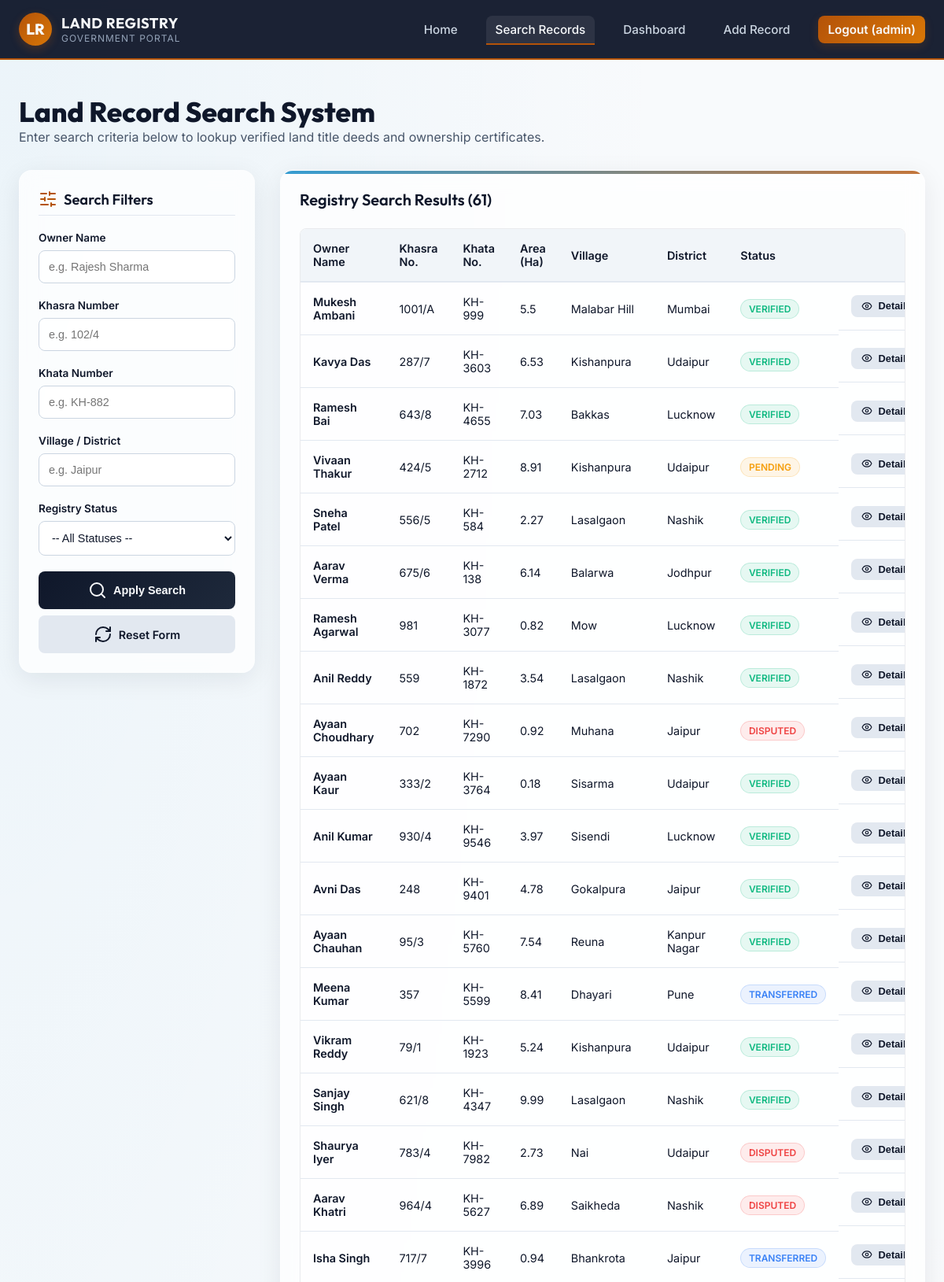
The page /search (signed in, upper part) on the database its author committed.
### tables this page shows
CREATE TABLE land_records (
        id INTEGER PRIMARY KEY AUTOINCREMENT,
        owner_name TEXT NOT NULL,
        father_husband_name TEXT NOT NULL,
        aadhaar_id TEXT NOT NULL,
        mobile_number TEXT NOT NULL,
        khasra_number TEXT NOT NULL,
        khata_number TEXT NOT NULL,
        survey_number TEXT NOT NULL,
        area REAL NOT NULL,
        market_value REAL NOT NULL,
        village TEXT NOT NULL,
        tehsil TEXT NOT NULL,
        district TEXT NOT NULL,
        state TEXT NOT NULL,
        pin_code TEXT NOT NULL,
        land_type TEXT NOT NULL,
        registry_status TEXT NOT NULL,
        registration_date TEXT NOT NULL,
        remarks TEXT
    );

### app.py (the view)
@app.route('/search', methods=['GET'])
def search():
    owner = request.args.get('owner', '').strip()
    khasra = request.args.get('khasra', '').strip()
    khata = request.args.get('khata', '').strip()
    location = request.args.get('location', '').strip()
    status = request.args.get('status', '').strip()
    query = 'SELECT * FROM land_records WHERE 1=1'
    params = []
    if owner:
        query += ' AND owner_name LIKE ?'
        params.append(f'%{owner}%')
    if khasra:
        query += ' AND khasra_number LIKE ?'
        params.append(f'%{khasra}%')
    if khata:
        query += ' AND khata_number LIKE ?'
        params.append(f'%{khata}%')
    if location:
        query += ' AND (village LIKE ? OR district LIKE ?)'
        params.append(f'%{location}%')
        params.append(f'%{location}%')
    if status:
        query += ' AND registry_status = ?'
        params.append(status)
    conn = get_db_connection()
    records = []
    try:
        records = conn.execute(query, params).fetchall()
        print(f"Search Query: {query} | Params: {params} | Found {len(records)} records")
    except sqlite3.Error as e:
        print(f"Search Error: {e}")
        flash(f"Database error during search: {e}", "danger")
    districts = []
    try:
        districts = [row[0] for row in conn.execute('SELECT DISTINCT district FROM land_records').fetchall()]
    except sqlite3.Error:
        pass
    conn.close()
    return render_template('search.html',
                           records=records,
                           districts=districts,
                           filters={
                               'owner': owner,
                               'khasra': khasra,
                               'khata': khata,
                               'location': location,
                               'status': status
                           })

### app.py (called while the page is built)
def get_db_connection():
    print(f"Connecting to database at: {DB_PATH}")
    conn = sqlite3.connect(DB_PATH)
    conn.row_factory = sqlite3.Row
    return conn

def is_logged_in():
    return 'user_id' in session

@app.context_processor
def inject_user():
    return dict(
        logged_in=is_logged_in(),
        username=session.get('username'),
        role=session.get('role'),
        full_name=session.get('full_name')
    )

### templates/search.html (shortened to what this page needs)
{% extends 'base.html' %}
{% block content %}
<div style="margin-bottom: 2rem;">
    <h1 style="font-size: 2.2rem; font-weight: 800; color: var(--primary);">Land Record Search System</h1>
    <p style="color: var(--text-muted);">Enter search criteria below to lookup verified land title deeds and ownership certificates.</p>
</div>
<div class="search-container">
    <div class="filter-panel">
        <h3 style="margin-bottom: 1.25rem; font-size: 1.15rem; display: flex; align-items: center; gap: 0.5rem; border-bottom: 1px solid #e2e8f0; padding-bottom: 0.5rem;">
            <i data-lucide="sliders-horizontal" style="color: var(--accent);"></i> Search Filters
        </h3>
        <form action="{{ url_for('search') }}" method="GET">
            <div class="filter-group">
                <label for="owner">Owner Name</label>
                <input type="text" id="owner" name="owner" value="{{ filters.owner }}" placeholder="e.g. Rajesh Sharma">
            </div>
            <div class="filter-group">
                <label for="khasra">Khasra Number</label>
                <input type="text" id="khasra" name="khasra" value="{{ filters.khasra }}" placeholder="e.g. 102/4">
            </div>
            <div class="filter-group">
                <label for="khata">Khata Number</label>
                <input type="text" id="khata" name="khata" value="{{ filters.khata }}" placeholder="e.g. KH-882">
            </div>
            <div class="filter-group">
                <label for="location">Village / District</label>
                <input type="text" id="location" name="location" value="{{ filters.location }}" placeholder="e.g. Jaipur">
            </div>
            <div class="filter-group">
                <label for="status">Registry Status</label>
                <select id="status" name="status">
                    <option value="">-- All Statuses --</option>
                </select>
            </div>
            <button type="submit" class="btn btn-primary" style="width: 100%; margin-bottom: 0.5rem;">
                <i data-lucide="search"></i> Apply Search
            </button>
            <a href="{{ url_for('search') }}" class="btn btn-secondary" style="width: 100%; text-decoration: none;">
                <i data-lucide="refresh-cw"></i> Reset Form
            </a>
        </form>
    </div>
    <div class="glass-card" style="padding: 1.5rem;">
        <div style="display: flex; justify-content: space-between; align-items: center; margin-bottom: 1.5rem; flex-wrap: wrap; gap: 1rem;">
            <h3 style="font-size: 1.25rem;">Registry Search Results ({{ records|length }})</h3>
        </div>
        <div class="table-responsive">
            <table class="custom-table">
                <thead>
                    <tr>
                        <th>Owner Name</th>
                        <th>Khasra No.</th>
                        <th>Khata No.</th>
                        <th>Area (Ha)</th>
                        <th>Village</th>
                        <th>District</th>
                        <th>Status</th>
                        <th style="text-align: right;">Action</th>
                    </tr>
                </thead>
                <tbody>
                    {% if records %}
                        {% for row in records %}
                            <tr>
                                <td style="font-weight: 600; color: var(--primary);">{{ row.owner_name }}</td>
                                <td>{{ row.khasra_number }}</td>
                                <td>{{ row.khata_number }}</td>
                                <td>{{ row.area }}</td>
                                <td>{{ row.village }}</td>
                                <td>{{ row.district }}</td>
                                <td>
                                    <span class="badge {% if row.registry_status == 'Verified' %}verified{% elif row.registry_status == 'Pending' %}pending{% elif row.registry_status == 'Disputed' %}disputed{% else %}transferred{% endif %}">
                                        {{ row.registry_status }}
                                    </span>
                                </td>
                                <td style="text-align: right; display: flex; justify-content: flex-end; gap: 0.5rem;">
                                    <button class="btn btn-secondary btn-sm" onclick="showRecordDetails({{ row.id }})">
                                        <i data-lucide="eye" style="width: 14px; height: 14px;"></i> Details
                                    </button>
                                </td>
                            </tr>
                        {% endfor %}
                    {% endif %}
                </tbody>
            </table>
        </div>
    </div>
</div>
{% endblock %}

### static/css/style.css (style rules this page uses)
:root { --primary: #0f172a; --primary-light: #1e293b; --accent: #b45309; --accent-hover: #d97706; --secondary: #0284c7; --bg-light: #f8fafc; --card-bg-light: rgba(255, 255, 255, 0.75); --text-main: #0f172a; --text-muted: #475569; --text-light: #f8fafc; --status-verified: #10b981; --status-pending: #f59e0b; --status-disputed: #ef4444; --status-transferred: #3b82f6; --glass-bg: rgba(255, 255, 255, 0.45); --glass-border: rgba(255, 255, 255, 0.25); --glass-shadow: 0 8px 32px 0 rgba(15, 23, 42, 0.08); --glass-blur: 12px; --radius-sm: 8px; --radius-md: 16px; --radius-lg: 24px; --transition: all 0.3s cubic-bezier(0.4, 0, 0.2, 1); }
* { margin: 0; padding: 0; box-sizing: border-box; }
body { font-family: 'Inter', sans-serif; background-color: var(--bg-light); color: var(--text-main); min-height: 100vh; display: flex; flex-direction: column; overflow-x: hidden; background-image: radial-gradient(at 0% 0%, rgba(2, 132, 199, 0.05) 0px, transparent 50%), radial-gradient(at 100% 100%, rgba(180, 83, 9, 0.05) 0px, transparent 50%); }
h1, h2, h3, h4, h5, h6 { font-family: 'Outfit', sans-serif; font-weight: 600; color: var(--primary); }
.glass-card { background: var(--card-bg-light); backdrop-filter: blur(var(--glass-blur)); border: 1px solid var(--glass-border); box-shadow: var(--glass-shadow); border-radius: var(--radius-md); padding: 2rem; transition: var(--transition); position: relative; overflow: hidden; }
.glass-card::before { content: ''; position: absolute; top: 0; left: 0; width: 100%; height: 4px; background: linear-gradient(90deg, var(--secondary), var(--accent)); opacity: 0.8; }
.search-container { display: grid; grid-template-columns: 300px 1fr; gap: 2rem; align-items: start; }
.filter-panel { background: var(--card-bg-light); border: 1px solid var(--glass-border); border-radius: var(--radius-md); padding: 1.5rem; box-shadow: var(--glass-shadow); backdrop-filter: blur(var(--glass-blur)); }
.filter-group { margin-bottom: 1.25rem; }
.filter-group label { display: block; font-size: 0.85rem; font-weight: 600; color: var(--primary); margin-bottom: 0.5rem; }
.filter-group input, .filter-group select, .form-input { width: 100%; padding: 0.75rem; border-radius: var(--radius-sm); border: 1px solid #cbd5e1; background: rgba(255, 255, 255, 0.8); color: var(--text-main); font-size: 0.9rem; outline: none; transition: var(--transition); }
.table-responsive { overflow-x: auto; border-radius: var(--radius-sm); border: 1px solid rgba(15, 23, 42, 0.08); }
.custom-table { width: 100%; border-collapse: collapse; text-align: left; font-size: 0.9rem; background: rgba(255, 255, 255, 0.5); }
.custom-table th { background: #f1f5f9; padding: 1rem; font-weight: 600; color: var(--primary); border-bottom: 2px solid #e2e8f0; }
.custom-table td { padding: 1rem; border-bottom: 1px solid #e2e8f0; color: var(--text-main); }
.badge { display: inline-block; padding: 0.25rem 0.6rem; border-radius: 50px; font-size: 0.75rem; font-weight: 600; text-transform: uppercase; }
.badge.verified { background: rgba(16, 185, 129, 0.1); color: var(--status-verified); border: 1px solid rgba(16, 185, 129, 0.2); }
.badge.pending { background: rgba(245, 158, 11, 0.1); color: var(--status-pending); border: 1px solid rgba(245, 158, 11, 0.2); }
.badge.disputed { background: rgba(239, 68, 68, 0.1); color: var(--status-disputed); border: 1px solid rgba(239, 68, 68, 0.2); }
.badge.transferred { background: rgba(59, 130, 246, 0.1); color: var(--status-transferred); border: 1px solid rgba(59, 130, 246, 0.2); }
.btn { display: inline-flex; align-items: center; justify-content: center; gap: 0.5rem; padding: 0.75rem 1.5rem; border-radius: var(--radius-sm); font-size: 0.9rem; font-weight: 600; cursor: pointer; transition: var(--transition); border: none; text-decoration: none; }
.btn-primary { background: linear-gradient(135deg, var(--primary), var(--primary-light)); color: var(--text-light); }
.btn-secondary { background: #e2e8f0; color: var(--text-main); }
.btn-sm { padding: 0.4rem 0.8rem; font-size: 0.8rem; }

### rows shown on the page
land_records: owner_name "Mukesh Ambani", khasra_number "1001/A", khata_number "KH-999", area "5.5", village "Malabar Hill", district "Mumbai", registry_status "VERIFIED"
land_records: owner_name "Kavya Das", khasra_number "287/7", khata_number "KH-3603", area "6.53", village "Kishanpura", district "Udaipur", registry_status "VERIFIED"
land_records: owner_name "Ramesh Bai", khasra_number "643/8", khata_number "KH-4655", area "7.03", village "Bakkas", district "Lucknow", registry_status "VERIFIED"
land_records: owner_name "Vivaan Thakur", khasra_number "424/5", khata_number "KH-2712", area "8.91", village "Kishanpura", district "Udaipur", registry_status "PENDING"
land_records: owner_name "Sneha Patel", khasra_number "556/5", khata_number "KH-584", area "2.27", village "Lasalgaon", district "Nashik", registry_status "VERIFIED"
land_records: owner_name "Aarav Verma", khasra_number "675/6", khata_number "KH-138", area "6.14", village "Balarwa", district "Jodhpur", registry_status "VERIFIED"
land_records: owner_name "Ramesh Agarwal", khasra_number "981", khata_number "KH-3077", area "0.82", village "Mow", district "Lucknow", registry_status "VERIFIED"
land_records: owner_name "Anil Reddy", khasra_number "559", khata_number "KH-1872", area "3.54", village "Lasalgaon", district "Nashik", registry_status "VERIFIED"
land_records: owner_name "Ayaan Choudhary", khasra_number "702", khata_number "KH-7290", area "0.92", village "Muhana", district "Jaipur", registry_status "DISPUTED"
land_records: owner_name "Ayaan Kaur", khasra_number "333/2", khata_number "KH-3764", area "0.18", village "Sisarma", district "Udaipur", registry_status "VERIFIED"
land_records: owner_name "Anil Kumar", khasra_number "930/4", khata_number "KH-9546", area "3.97", village "Sisendi", district "Lucknow", registry_status "VERIFIED"
land_records: owner_name "Avni Das", khasra_number "248", khata_number "KH-9401", area "4.78", village "Gokalpura", district "Jaipur", registry_status "VERIFIED"
land_records: owner_name "Ayaan Chauhan", khasra_number "95/3", khata_number "KH-5760", area "7.54", village "Reuna", district "Kanpur Nagar", registry_status "VERIFIED"
land_records: owner_name "Meena Kumar", khasra_number "357", khata_number "KH-5599", area "8.41", village "Dhayari", district "Pune", registry_status "TRANSFERRED"
land_records: owner_name "Vikram Reddy", khasra_number "79/1", khata_number "KH-1923", area "5.24", village "Kishanpura", district "Udaipur", registry_status "VERIFIED"
land_records: owner_name "Sanjay Singh", khasra_number "621/8", khata_number "KH-4347", area "9.99", village "Lasalgaon", district "Nashik", registry_status "VERIFIED"
land_records: owner_name "Shaurya Iyer", khasra_number "783/4", khata_number "KH-7982", area "2.73", village "Nai", district "Udaipur", registry_status "DISPUTED"
land_records: owner_name "Aarav Khatri", khasra_number "964/4", khata_number "KH-5627", area "6.89", village "Saikheda", district "Nashik", registry_status "DISPUTED"
land_records: owner_name "Isha Singh", khasra_number "717/7", khata_number "KH-3996", area "0.94", village "Bhankrota", district "Jaipur", registry_status "TRANSFERRED"

### other values the page prints
{{ username }} "admin"
{{ records|length }} "61"
